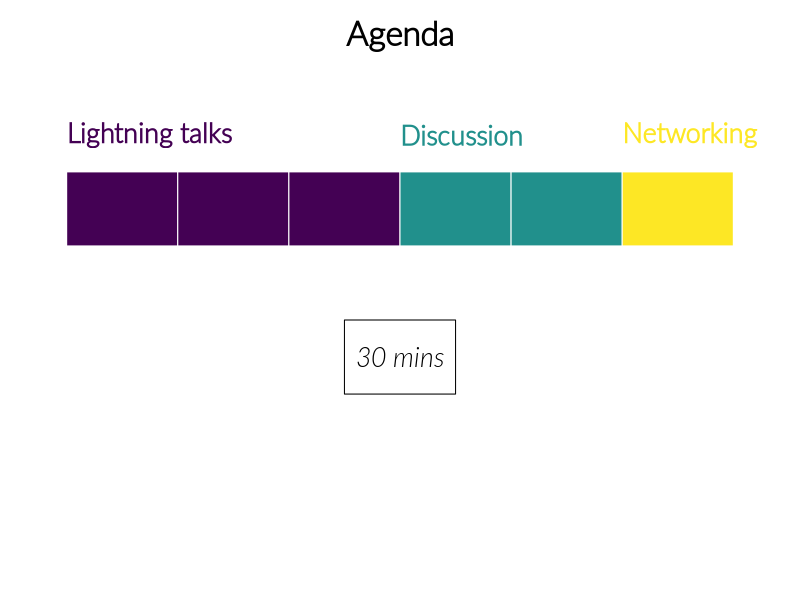

Recreate this plot in R.




agenda <- data.frame(
  x = rep(0:6),
  y = c(0:6)
)

## cairo_pdf("~/Dropbox/R_meetups/agenda.pdf", width=9, height=6.75)

## par(family = "Lato Light")
## plot(agenda, ann = F, type = "n",
##      ylim = c(0.5, 3.5), xlim = c(0, 20),
##      axes = F, bty = "n")
## rect(0, 0.5, 1, 1, col = "#440154FF", border = "white")
## text(1.2, 0.75, "Networking", adj = 0, font = 2, cex = 1.6, col = "#440154FF")
## rect(0, 1, 1, 1.5, col = "#21908CFF", border = "white")
## rect(0, 1.5, 1, 2, col = "#21908CFF", border = "white")
## text(1.2, 1.75, "Discussion", adj = 0, font = 2, cex = 1.6, col = "#21908CFF")
## rect(0, 2, 1, 2.5, col = "#FDE725FF", border = "white")
## rect(0, 2.5, 1, 3, col = "#FDE725FF", border = "white")
## rect(0, 3, 1, 3.5, col = "#FDE725FF", border = "white")
## text(1.2, 3.25, labels = "Lightning talks", adj = 0, font = 2, cex = 1.6, col = "#FDE725FF")
## mtext(side = 3, text = "Agenda", cex = 2, line = 1.5, adj = 0.1, font = 2)

## dev.off()

cairo_pdf("~/Dropbox/R_meetups/agenda.pdf", width=9, height=6.75)
par(family = "Lato Light", mar = c(2, 2, 4, 2))
plot(agenda, ann = F, type = "n", bty = "n", axes = F)
rect(0, 4, 1, 5, col = "#440154FF", border = "white")
rect(1, 4, 2, 5, col = "#440154FF", border = "white")
rect(2, 4, 3, 5, col = "#440154FF", border = "white")
text(0, 5.5, "Lightning talks", adj = 0, cex = 1.6, col = "#440154FF", font = 2)
rect(3, 4, 4, 5, col = "#21908CFF", border = "white")
rect(4, 4, 5, 5, col = "#21908CFF", border = "white")
text(3, 5.5, "Discussion", adj = 0, cex = 1.6, col = "#21908CFF", font = 2)
rect(5, 4, 6, 5, col = "#FDE725FF", border = "white")
text(5, 5.5, "Networking", adj = 0, cex = 1.6, col = "#FDE725FF", font = 2)
rect(2.5, 2, 3.5, 3)
text(3, 2.5, "30 mins", adj = 0.5, cex = 1.6, font = 3)
mtext("Agenda", line = 1.5, adj = 0.5, font = 2, cex = 2)
dev.off()

